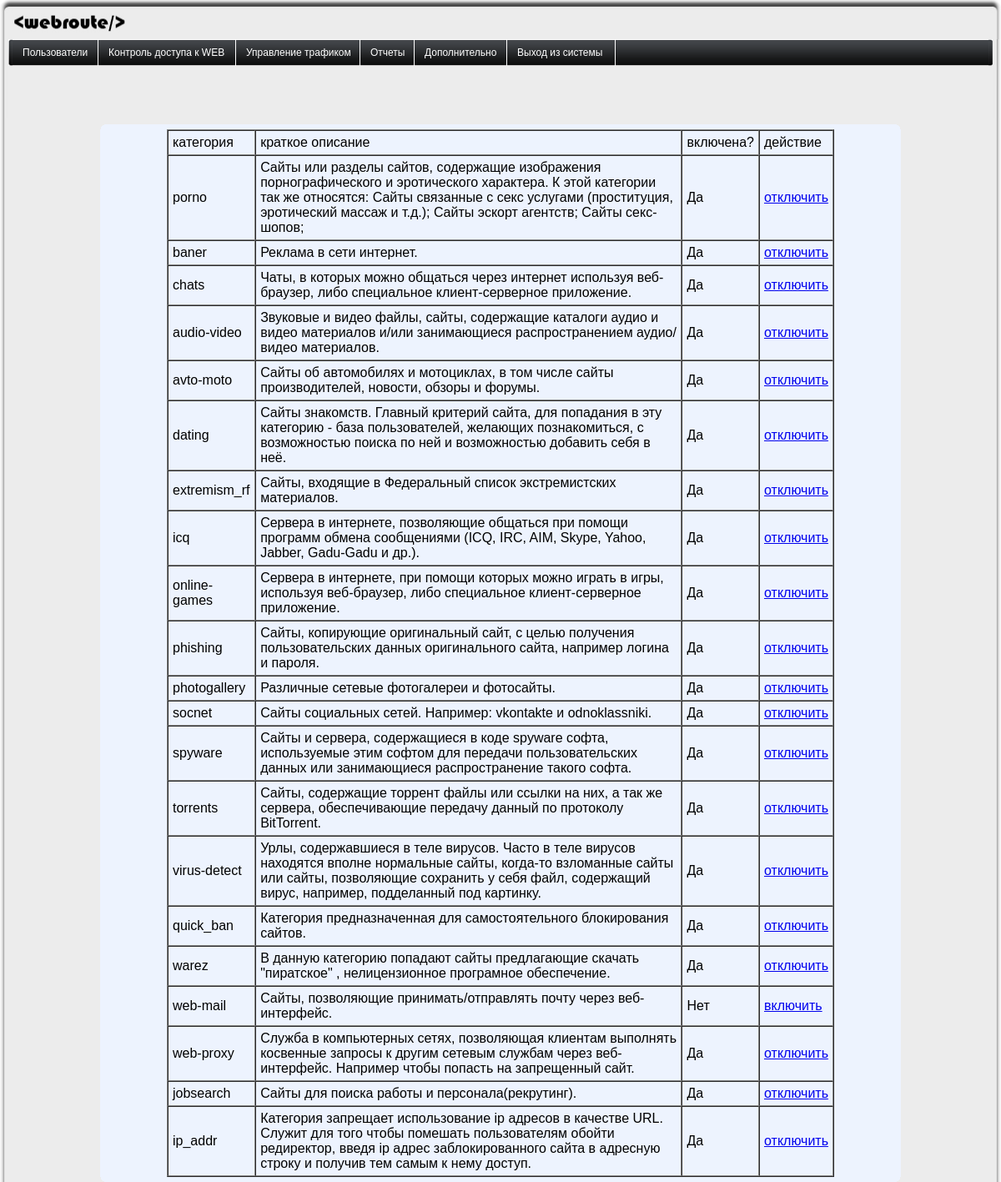
/web_route/admin/index.php?act=web_acc (signed in), run on the app's committed database.
### tables this page shows
CREATE TABLE IF NOT EXISTS `rej_categories` (
  `id` int(11) NOT NULL AUTO_INCREMENT,
  `name` varchar(50) NOT NULL,
  `description` varchar(500) NOT NULL,
  `enabled` int(11) NOT NULL,
  PRIMARY KEY (`id`)
);

### html/web_route/lib/web_acc.php (the view, shortened to what this page needs)
<?php
if ($_SESSION['role'] != 'admin')
	{
            @header('Location: /web_route');
	}
else
{
$sel_cat = "SELECT * FROM `rej_categories`";
$cat = mysql_query($sel_cat);
echo "<table border='1' cellspacing=\"0\" cellpadding=\"5\" width='800'>\n";
echo "<tr><td>категория</td><td>краткое описание</td><td>включена?</td><td>действие</td></tr>";
while($categ = mysql_fetch_assoc($cat))
{
    echo "<tr><td>";
    echo $categ['name'];
    echo "</td><td>";
    echo $categ['description'];
    echo "</td><td>";
    if ($categ['enabled'] == 1)
        {
            echo "Да";
        }
        else
        {
            echo "Нет";
        }
   echo "</td><td>";
   if($categ['enabled'] == 1)
   {
       echo "<a href=\"";
       echo "/web_route/lib/act_wc.php?dwc=";
       echo $categ['id'];
       echo "\">отключить</a>";
   }
   else
   {
       echo "<a href=\"";
       echo "/web_route/lib/act_wc.php?ewc=";
       echo $categ['id'];
       echo "\">включить</a>";
   }
   echo "</td></tr>\n";
}
echo '</table>';
}
?>

### html/web_route/admin/index.php (shortened to what this page needs)
<html>
<head>
<link href="/web_route/untitled.css" rel="stylesheet" type="text/css">
</head>
<body class="tmpl2">
<table border="0" cellpadding="0" cellspacing="0" width="100%" height="100%">
<tr><td >
<table border="0" cellpadding="0" cellspacing="0" width="100%" cols="3" frame="void" >
<tr>
<td width="160"><img src="/web_route/img/logo1.jpg" height="47" width="160"></td>
<td width="100%"><img src="/web_route/img/logo2.jpg" height="47" width="100%"></td>
<td width="21"><img src="/web_route/img/logo3.jpg" height="47" width="21"></td>
</tr>
</table>
</td></tr>
<tr>
<td width="100%">
<table border="0" cellpadding="0" cellspacing="0">
<tr>
<td><img src="/web_route/img/m_left_border.jpg" height="32"></td>
<td><img src="/web_route/img/m_left__border.png" height="32"></td>
<td>
<?php
print <<<HTML
<ul id="jsddm">
    <li><a href="{$_SERVER['PHP_SELF']}?act=v_usr">Пользователи</a>
        <ul>
            <li><a href="{$_SERVER['PHP_SELF']}?act=v_usr">Управление пользователями</a></li>
        </ul>
    </li>
</ul>
</td>
<td>
<ul id="jsddm2">
    <li><a href="">Контроль доступа к WEB</a>
        <ul>
            <li><a href="{$_SERVER['PHP_SELF']}?act=web_acc">Список категорий</a></li>
            <li><a href="{$_SERVER['PHP_SELF']}?act=abs_exept">Абсолютные исключения</a></li>
            <li><a href="{$_SERVER['PHP_SELF']}?act=web_exept">Исключения по категориям</a></li>
            <li><a href="{$_SERVER['PHP_SELF']}?act=usr_exept">Исключения по пользователям</a></li>
            <li><a href="{$_SERVER['PHP_SELF']}?act=usr_den">Запрещения по пользователям</a></li>
            <li><a href="{$_SERVER['PHP_SELF']}?act=site_allow">Разрешенные сайты</a></li>
            <li><a href="{$_SERVER['PHP_SELF']}?act=site_deny">Запрещенные сайты</a></li>
            <li><a href="{$_SERVER['PHP_SELF']}?act=unban_pref">Страница блокировки</a></li>
        </ul>
    </li>
</ul>
</td>
<td>
<ul id="jsddm5">
    <li><a href="">Управление трафиком</a>
        <ul>
            <li><a href="{$_SERVER['PHP_SELF']}?act=speed_limit">Ограничение скорости</a></li>
            <li><a href="{$_SERVER['PHP_SELF']}?act=quota">Назначение квот</a></li>
            <li><a href="{$_SERVER['PHP_SELF']}?act=l7proto">Протоколы L7</a></li>
            <li><a href="{$_SERVER['PHP_SELF']}?act=l7filter">Фильтрация L7</a></li>
        </ul>
    </li>
</ul>
</td>
<td>
<ul id="jsddm3">
    <li><a href="">Отчеты</a>
        <ul>
            <li><a href="{$_SERVER['PHP_SELF']}?act=rep_traf">Отчет по трафику</a></li>
            <li><a href="{$_SERVER['PHP_SELF']}?act=rep_web">Отчет посещения web</a></li>
            <li><a href="{$_SERVER['PHP_SELF']}?act=rep_settings">Настройка отчетов</a></li>
        </ul>
    </li>
</ul>
</td>
<td>
<ul id="jsddm4">
    <li><a href="">Дополнительно</a>
        <ul>
            <li><a href="{$_SERVER['PHP_SELF']}?act=instructions">Инструкции</a></li>
            <li><a href="{$_SERVER['PHP_SELF']}?act=phpsysinfo">Информация об оборудовании</a></li>
            <li><a href="{$_SERVER['PHP_SELF']}?act=about">О программе</a></li>
        </ul>
    </li>
</ul>
</td>
<td>
    <ul id="jsddm6"><li><a href="{$_SERVER['PHP_SELF']}?act=exit">Выход из системы</a></li></ul>
HTML;
?>
</td>
<td width="100%" ><img src="/web_route/img/menu_space.png" width="100%" height="32"></td>
<td><img src="/web_route/img/menu_right.png" height="32"></td>
<td><img src="/web_route/img/menu_right_border.jpg" height="32"></td>
</tr>
</table>
</td>
</tr>
<tr>
<td width="100%" height="100%">
<table border="0" cellpadding="0" cellspacing="0" width="100%" height="100%">
<tr height="100%">
<td width="10%" style="background:url(/web_route/img/bg.png)">
	<table cellpadding="0" cellspacing="0" height="100%" width="100%" border="0">
	<tr height="100%">
	<td height="100%">
	<img src="/web_route/img/m_left_border.jpg" height="100%" width="10">
	</td>
	<td width="100%" height="100%">
	</td>
	</tr>
	</table>
</td>
<td width="80%" style="background:url(/web_route/img/bg.png)" height="100%" valign="top">
<img src="/web_route/img/bg.png" height="70">
<div  class="block-round">
  <span class="r1"></span><span class="r2"></span><span class="r3"></span><span class="r4"></span>
  <div class="block-round-content" style="background-color:#EDF3FE" align="center">
<?php
            if(isset ($_GET['act'])){
			if($_GET['act'] == 'web_acc'){include_once('../lib/web_acc.php');}
			elseif($_GET['act'] == 'ch_pass'){include_once('../lib/ch_pass.php');}
            elseif($_GET['act'] == 'web_exept'){include_once('../lib/web_exept.php');}
            elseif($_GET['act'] == 'usr_exept'){include_once('../lib/usr_exept.php');}
            elseif($_GET['act'] == 'usr_den'){include_once('../lib/usr_den.php');}
            elseif($_GET['act'] == 'abs_exept'){include_once('../lib/abs_exept.php');}
			elseif($_GET['act'] == 'reports'){include_once('../lib/reports.php');}
			elseif($_GET['act'] == 'rep_traf'){include_once('../lib/rep_traf.php');}
			elseif($_GET['act'] == 'rep_web'){include_once('../lib/rep_web.php');}
			elseif($_GET['act'] == 'site_allow'){include_once('../lib/site_allow.php');}
            elseif($_GET['act'] == 'site_deny'){include_once('../lib/site_deny.php');}
            elseif($_GET['act'] == 'speed_limit'){include_once('../lib/speed_limit.php');}
            elseif($_GET['act'] == 'quota'){include_once('../lib/quota.php');}
            elseif($_GET['act'] == 'instructions'){include_once('../lib/instructions.php');}
            elseif($_GET['act'] == 'about'){include_once('../lib/about.php');}
            elseif($_GET['act'] == 'phpsysinfo'){include_once('../lib/phpsysinfo.php');}
            elseif($_GET['act'] == 'pptp-xp'){include_once('../instructions/pptp-xp.html');}
            elseif($_GET['act'] == 'pppoe-xp'){include_once('../instructions/pppoe-xp.html');}
            elseif($_GET['act'] == 'pptp-7'){include_once('../instructions/pptp-7.html');}
            elseif($_GET['act'] == 'pppoe-7'){include_once('../instructions/pppoe-7.html');}
            elseif($_GET['act'] == 'pptp-mac'){include_once('../instructions/pptp-mac.html');}
            elseif($_GET['act'] == 'pppoe-mac'){include_once('../instructions/pppoe-mac.html');}
            elseif($_GET['act'] == 'adming'){include_once('../instructions/admin.html');}
            elseif($_GET['act'] == 'unban_pref'){include_once('../lib/unban_pref.php');}
            elseif($_GET['act'] == 'rep_settings'){include_once('../lib/rep_settings.php');}
            elseif($_GET['act'] == 'l7proto'){include_once('../lib/l7proto.php');}
            elseif($_GET['act'] == 'l7filter'){include_once('../lib/l7filter.php');}
            elseif($_GET['act'] == 'exit')
            {
                session_destroy();
                echo '<script type="text/javascript"> location.replace("../");</script>';
            }
			else {include_once('../lib/v_usr.php');}
                     }else{
                        $_GET['act'] = 0;
                        include_once '../lib/v_usr.php';
                     }
?>
  </div>
  <span class="r4"></span><span class="r3"></span><span class="r2"></span><span class="r1"></span>
  </div>
</td>
<td width="10%" style="background:url(/web_route/img/bg.png)" height="100%">
	<table border="0" cellpadding="0" cellspacing="0" width="100%" height="100%">
	<tr>
	<td height="100%" width="100%">
	<img src="/web_route/img/menu_right_border.jpg"  height="100%" width="10" align="right">
	</td>
	</tr>
	</table>
</td>
</tr>
</table>
</td>
</tr>
</table>
</body>
</html>

### html/web_route/untitled.css (style rules this page uses)
.tmpl2 { font-family: Arial, Helvetica, sans-serif; font-size: 16px; font-style: normal; line-height: normal; font-weight: normal; background-color: #ECECEC; margin: 0px; padding: 0px; }
#jsddm { margin: 0; padding: 0 }
#jsddm li { float: left; list-style: none; font: 12px Tahoma, Arial }
#jsddm li a { display: block; background:url(/web_route/img/menu_space.png); padding: 9px 12px; text-decoration: none; border-right: 1px solid white; width: 78px; color:#FFFFFF; white-space: nowrap }
#jsddm2 { margin: 0; padding: 0 }
#jsddm2 li { float: left; list-style: none; font: 12px Tahoma, Arial }
#jsddm2 li a { display: block; background:url(/web_route/img/menu_space.png); padding: 9px 12px; text-decoration: none; border-right: 1px solid white; width: 140px; color:#FFFFFF; white-space: nowrap }
#jsddm3 { margin: 0; padding: 0 }
#jsddm3 li { float: left; list-style: none; font: 12px Tahoma, Arial }
#jsddm3 li a { display: block; background:url(/web_route/img/menu_space.png); padding: 9px 12px; text-decoration: none; border-right: 1px solid white; width: 40px; color:#FFFFFF; white-space: nowrap }
#jsddm4 { margin: 0; padding: 0 }
#jsddm4 li { float: left; list-style: none; font: 12px Tahoma, Arial }
#jsddm4 li a { display: block; background:url(/web_route/img/menu_space.png); padding: 9px 12px; text-decoration: none; border-right: 1px solid white; width: 86px; color:#FFFFFF; white-space: nowrap }
#jsddm5 { margin: 0; padding: 0 }
#jsddm5 li { float: left; list-style: none; font: 12px Tahoma, Arial }
#jsddm5 li a { display: block; background:url(/web_route/img/menu_space.png); padding: 9px 12px; text-decoration: none; border-right: 1px solid white; width: 124px; color:#FFFFFF; white-space: nowrap }
#jsddm6 { margin: 0; padding: 0 }
#jsddm6 li { float: left; list-style: none; font: 12px Tahoma, Arial }
#jsddm6 li a { display: block; background:url(/web_route/img/menu_space.png); padding: 9px 12px; text-decoration: none; border-right: 1px solid white; width: 105px; color:#FFFFFF; white-space: nowrap }
.r1, .r2, .r3, .r4 { display: block; height: 1px; background: #EDF3FE; overflow: hidden; }
.r4 { margin: 0 1px; height: 3px; }

### data on the page
rej_categories: name "porno", description "Сайты или разделы сайтов, содержащие изображения порнографического и эротического характера. К этой категории так же относятся: Сайты связанные с секс услугами (проституция, эротический массаж и т.д.); Сайты эскорт агентств; Сайты секс-шопов;", enabled "Да"
rej_categories: name "baner", description "Реклама в сети интернет.", enabled "Да"
rej_categories: name "chats", description "Чаты, в которых можно общаться через интернет используя веб-браузер, либо специальное клиент-серверное приложение.", enabled "Да"
rej_categories: name "audio-video", description "Звуковые и видео файлы, сайты, содержащие каталоги аудио и видео материалов и/или занимающиеся распространением аудио/видео материалов.", enabled "Да"
rej_categories: name "avto-moto", description "Сайты об автомобилях и мотоциклах, в том числе сайты производителей, новости, обзоры и форумы.", enabled "Да"
rej_categories: name "dating", description "Сайты знакомств. Главный критерий сайта, для попадания в эту категорию - база пользователей, желающих познакомиться, с возможностью поиска по ней и возможностью добавить себя в неё.", enabled "Да"
rej_categories: name "extremism_rf", description "Сайты, входящие в Федеральный список экстремистских материалов.", enabled "Да"
rej_categories: name "icq", description "Сервера в интернете, позволяющие общаться при помощи программ обмена сообщениями (ICQ, IRC, AIM, Skype, Yahoo, Jabber, Gadu-Gadu и др.).", enabled "Да"
rej_categories: name "online-games", description "Сервера в интернете, при помощи которых можно играть в игры, используя веб-браузер, либо специальное клиент-серверное приложение.", enabled "Да"
rej_categories: name "phishing", description "Сайты, копирующие оригинальный сайт, с целью получения пользовательских данных оригинального сайта, например логина и пароля.", enabled "Да"
rej_categories: name "photogallery", description "Различные сетевые фотогалереи и фотосайты.", enabled "Да"
rej_categories: name "socnet", description "Сайты социальных сетей. Например: vkontakte и odnoklassniki.", enabled "Да"
rej_categories: name "spyware", description "Сайты и сервера, содержащиеся в коде spyware софта, используемые этим софтом для передачи пользовательских данных или занимающиеся распространение такого софта.", enabled "Да"
rej_categories: name "torrents", description "Сайты, содержащие торрент файлы или ссылки на них, а так же сервера, обеспечивающие передачу данный по протоколу BitTorrent.", enabled "Да"
rej_categories: name "virus-detect", description "Урлы, содержавшиеся в теле вирусов. Часто в теле вирусов находятся вполне нормальные сайты, когда-то взломанные сайты или сайты, позволяющие сохранить у себя файл, содержащий вирус, например, подделанный под картинку.", enabled "Да"
rej_categories: name "quick_ban", description "Категория предназначенная для самостоятельного блокирования сайтов.", enabled "Да"
rej_categories: name "warez", description "В данную категорию попадают сайты предлагающие скачать \"пиратское\" , нелицензионное програмное обеспечение.", enabled "Да"
rej_categories: name "web-mail", description "Сайты, позволяющие принимать/отправлять почту через веб-интерфейс.", enabled "Нет"
rej_categories: name "web-proxy", description "Cлужба в компьютерных сетях, позволяющая клиентам выполнять косвенные запросы к другим сетевым службам через веб-интерфейс. Например чтобы попасть на запрещенный сайт.", enabled "Да"
rej_categories: name "jobsearch", description "Сайты для поиска работы и персонала(рекрутинг).", enabled "Да"
rej_categories: name "ip_addr", description "Категория запрещает использование ip адресов в качестве URL. Служит для того чтобы помешать пользователям обойти редиректор, введя ip адрес заблокированного сайта в адресную строку и получив тем самым к нему доступ.", enabled "Да"
